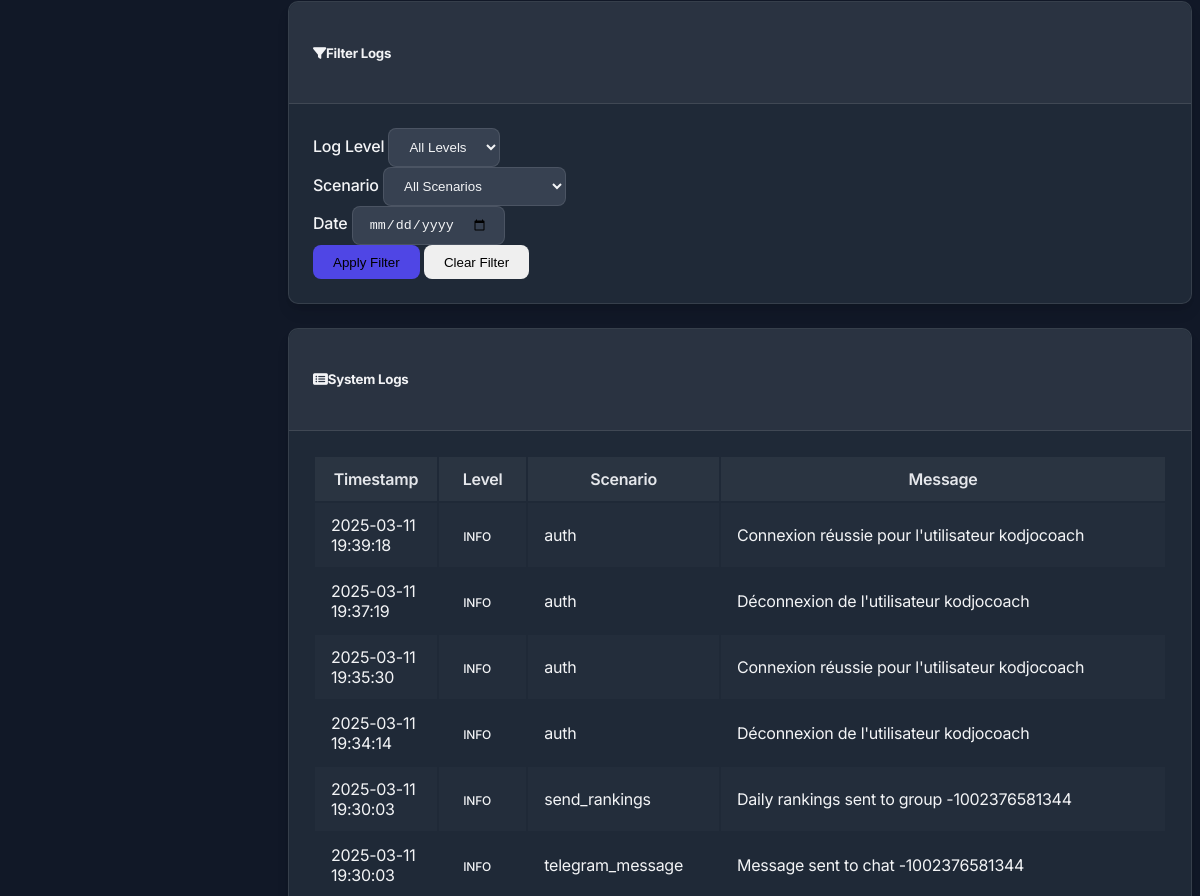
The page /logs (signed in, middle part) on the database as committed earlier.
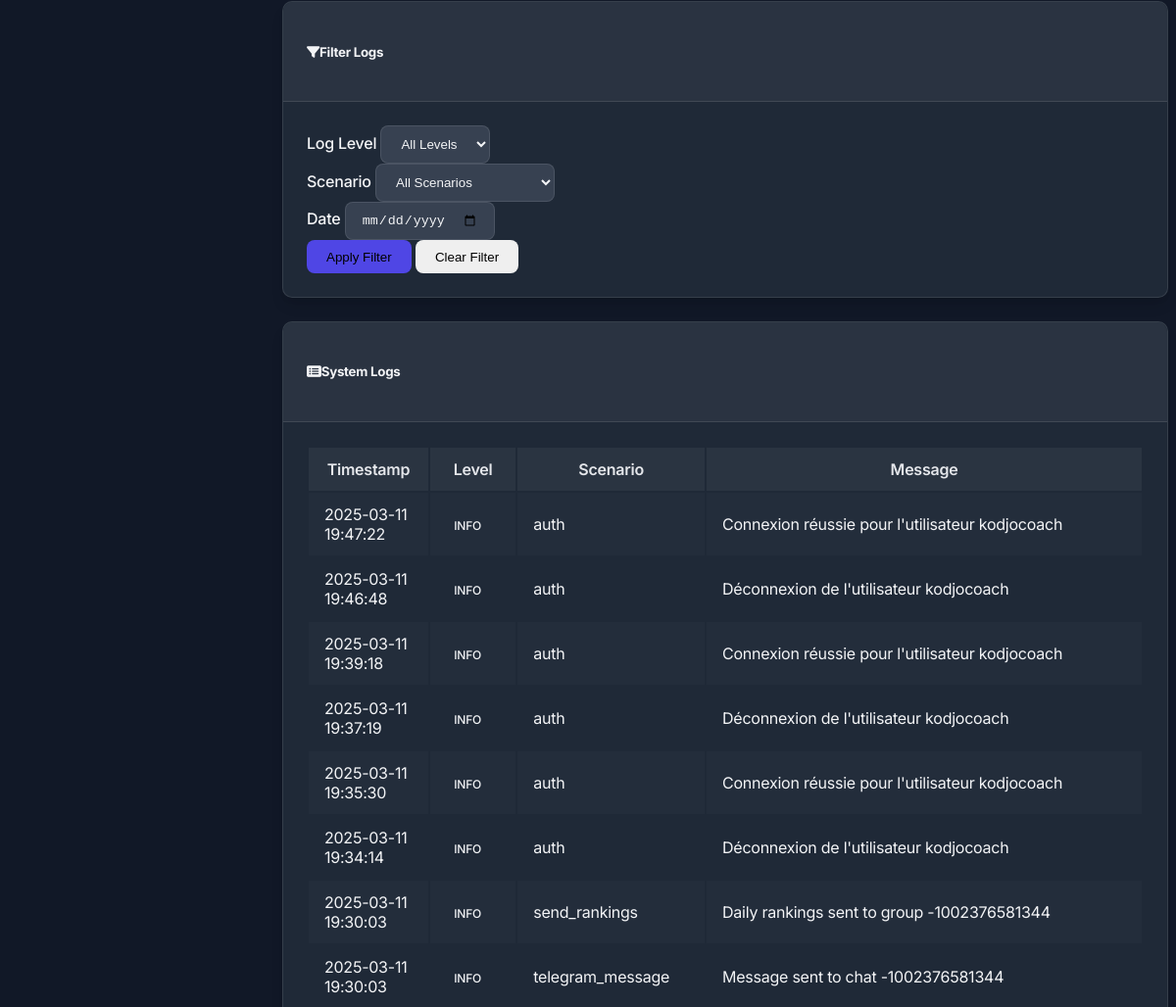
The same page on the database as committed later.
### models.py (models this page shows, shortened)
class Log(db.Model):
    id = db.Column(db.Integer, primary_key=True)
    level = db.Column(db.String(20), nullable=False)  # INFO, WARNING, ERROR
    scenario = db.Column(db.String(100), nullable=True)  # Which scenario the log is related to
    message = db.Column(db.Text, nullable=False)
    timestamp = db.Column(db.DateTime, default=datetime.utcnow)

### routes.py (the view)
    @app.route('/logs')
    @login_required
    def logs():
        all_logs = Log.query.order_by(Log.timestamp.desc()).all()
        return render_template('logs.html', logs=all_logs)

### app.py (called while the page is built)
@login_manager.user_loader
def load_user(user_id):
    from models import User
    return User.query.get(int(user_id))

### templates/logs.html (shortened to what this page needs)
{% extends 'layout.html' %}
{% block content %}
<div class="card mb-4">
    <div class="card-header bg-secondary text-white">
        <h5 class="mb-0"><i class="fas fa-filter me-2"></i>Filter Logs</h5>
    </div>
    <div class="card-body">
        <form id="filterForm" class="row g-3">
            <div class="col-md-4">
                <label for="level-filter" class="form-label">Log Level</label>
                <select id="level-filter" class="form-select">
                    <option value="all">All Levels</option>
                </select>
            </div>
            <div class="col-md-4">
                <label for="scenario-filter" class="form-label">Scenario</label>
                <select id="scenario-filter" class="form-select">
                    <option value="all">All Scenarios</option>
                </select>
            </div>
            <div class="col-md-4">
                <label for="date-filter" class="form-label">Date</label>
                <input type="date" id="date-filter" class="form-control">
            </div>
            <div class="col-12 text-end">
                <button type="button" id="apply-filter" class="btn btn-primary">Apply Filter</button>
                <button type="button" id="clear-filter" class="btn btn-secondary">Clear Filter</button>
            </div>
        </form>
    </div>
</div>
<div class="card">
    <div class="card-header bg-info text-white">
        <h5 class="mb-0"><i class="fas fa-list-alt me-2"></i>System Logs</h5>
    </div>
    <div class="card-body">
        {% if logs %}
        <div class="table-responsive">
            <table class="table table-striped table-hover" id="logs-table">
                <thead>
                    <tr>
                        <th>Timestamp</th>
                        <th>Level</th>
                        <th>Scenario</th>
                        <th>Message</th>
                    </tr>
                </thead>
                <tbody>
                    {% for log in logs %}
                    <tr class="log-row"
                        data-level="{{ log.level }}"
                        data-scenario="{{ log.scenario }}"
                        data-date="{{ log.timestamp.strftime('%Y-%m-%d') }}">
                        <td>{{ log.timestamp.strftime('%Y-%m-%d %H:%M:%S') }}</td>
                        <td>
                            {% if log.level == 'INFO' %}
                                <span class="badge bg-info text-dark">INFO</span>
                            {% elif log.level == 'WARNING' %}
                                <span class="badge bg-warning text-dark">WARNING</span>
                            {% elif log.level == 'ERROR' %}
                                <span class="badge bg-danger">ERROR</span>
                            {% endif %}
                        </td>
                        <td>{{ log.scenario or 'System' }}</td>
                        <td>{{ log.message }}</td>
                    </tr>
                    {% endfor %}
                </tbody>
            </table>
        </div>
        {% else %}
        <div class="alert alert-info">No logs available.</div>
        {% endif %}
    </div>
</div>
{% endblock %}

### templates/layout.html (shortened to what this page needs)
<!DOCTYPE html>
<html lang="en" data-bs-theme="dark">
<head>
    <link href="https://cdn.replit.com/agent/bootstrap-agent-dark-theme.min.css" rel="stylesheet">
    <link rel="stylesheet" href="https://cdnjs.cloudflare.com/ajax/libs/font-awesome/6.4.0/css/all.min.css">
    <link rel="stylesheet" href="{{ url_for('static', filename='css/custom.css') }}">
</head>
<body>
    <div class="d-flex flex-column min-vh-100">
        <div class="d-flex flex-grow-1">
            <main class="flex-grow-1 pt-4 pb-5 {% if current_user.is_authenticated %}content-with-sidebar{% endif %}">
                <div class="container-fluid px-4 pb-5">
                    {% block content %}{% endblock %}
                </div>
            </main>
        </div>
    </div>
</body>
</html>

### static/css/custom.css (style rules this page uses)
:root { --sidebar-width: 280px; --navbar-height: 60px; --card-border-radius: 10px; --btn-border-radius: 8px; --animation-duration: 0.2s; --body-bg: #111827; --body-color: #f3f4f6; --card-bg: #1f2937; --sidebar-bg: #1f2937; --border-color: rgba(255, 255, 255, 0.1); --input-bg: #374151; --input-color: #f3f4f6; --input-border: rgba(255, 255, 255, 0.1); --hover-bg: rgba(255, 255, 255, 0.05); --table-stripe-bg: rgba(255, 255, 255, 0.02); --table-hover-bg: rgba(255, 255, 255, 0.04); --progress-bg: #374151; --modal-bg: #1f2937; --dropdown-bg: #1f2937; --active-nav-bg: #4f46e5; --nav-link-color: #9ca3af; --muted-color: #9ca3af; --heading-color: #e5e7eb; --btn-link-color: #e5e7eb; }
body { min-height: 100vh; font-family: 'Inter', sans-serif; font-weight: 400; letter-spacing: -0.015em; background-color: var(--body-bg); color: var(--body-color); transition: background-color var(--animation-duration), color var(--animation-duration); }
.content-with-sidebar { margin-left: 0; }
@media (min-width: 992px) { .content-with-sidebar { margin-left: var(--sidebar-width); } }
.card { border-radius: var(--card-border-radius); border: 1px solid var(--border-color); background-color: var(--card-bg); margin-bottom: 1.5rem; box-shadow: 0 10px 15px -3px rgba(0, 0, 0, 0.1), 0 4px 6px -2px rgba(0, 0, 0, 0.05); transition: transform var(--animation-duration), box-shadow var(--animation-duration), background-color var(--animation-duration), border-color var(--animation-duration); }
.card-header { background-color: var(--hover-bg); border-bottom: 1px solid var(--border-color); border-top-left-radius: var(--card-border-radius) !important; border-top-right-radius: var(--card-border-radius) !important; padding: 1.25rem 1.5rem; font-weight: 600; transition: background-color var(--animation-duration), border-color var(--animation-duration); }
.card-body { padding: 1.5rem; }
.btn { border-radius: var(--btn-border-radius); padding: 0.6rem 1.25rem; font-weight: 500; transition: all var(--animation-duration); border: none; }
.btn-primary { background-color: #4f46e5; border-color: #4f46e5; }
.table { border-color: var(--border-color); color: var(--body-color); transition: border-color var(--animation-duration), color var(--animation-duration); }
.table th { background-color: var(--hover-bg); font-weight: 600; color: var(--heading-color); border-bottom-width: 1px; padding: 0.75rem 1rem; transition: background-color var(--animation-duration), color var(--animation-duration); }
.table td { padding: 0.75rem 1rem; border-color: var(--border-color); transition: border-color var(--animation-duration); }
.table-striped > tbody > tr:nth-of-type(odd) { background-color: var(--table-stripe-bg); transition: background-color var(--animation-duration); }
.badge { font-weight: 500; padding: 0.4em 0.7em; border-radius: 6px; font-size: 0.75rem; }
.form-control, .form-select { border-radius: 8px; padding: 0.625rem 1rem; background-color: var(--input-bg); border: 1px solid var(--input-border); color: var(--input-color); transition: border-color var(--animation-duration), box-shadow var(--animation-duration), background-color var(--animation-duration), color var(--animation-duration); }
.form-label { font-weight: 500; margin-bottom: 0.5rem; color: var(--heading-color); transition: color var(--animation-duration); }
[data-bs-theme="dark"] { --card-text-color: #f3f4f6; --muted-text-color: #9ca3af; }
.card-title, .card-text, .card-body p:not(.stat-value), .card-header h5, .table, .form-label { color: var(--card-text-color) !important; }

Rows that differ between the two databases and show on the page:
added Log: timestamp "2025-03-11 19:47:22", level "INFO", scenario "auth", message "Connexion réussie pour l'utilisateur kodjocoach"
added Log: timestamp "2025-03-11 19:46:48", level "INFO", scenario "auth", message "Déconnexion de l'utilisateur kodjocoach"
